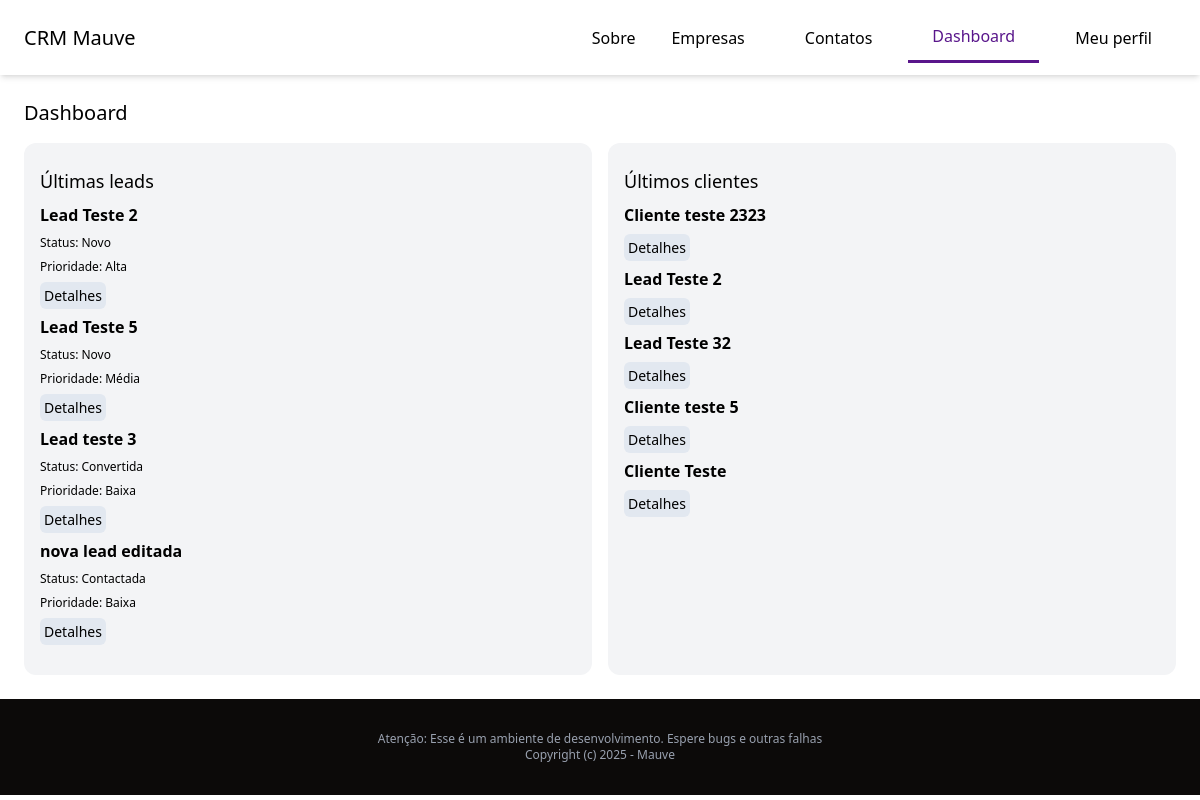
The page /dashboard/ (signed in) on the database its author committed.
### lead/models.py (models this page shows, shortened)
class Lead(models.Model):
    LOW = 'baixa'
    MEDIUM = 'media'
    HIGH = 'alta'
    CHOICES_PRIORITY = [
        (LOW, 'Baixa'),
        (MEDIUM, 'Média'),
        (HIGH, 'Alta')
    ]
    NOVO = 'novo'
    CONT = 'contactada'
    CONV = 'convertida'
    PERD = 'perdida'
    CHOICES_STATUS = [
        (NOVO, 'Novo'),
        (CONT, 'Contactada'),
        (CONV, 'Convertida'),
        (PERD, 'Perdida'),
    ]
    team = models.ForeignKey(Team, related_name='leads', on_delete=models.CASCADE)
    nome = models.CharField(max_length=255)
    email = models.EmailField()
    sobre = models.CharField(blank=True, null=True)
    prioridade = models.CharField(max_length=10, choices=CHOICES_PRIORITY, default=MEDIUM)
    status = models.CharField(max_length=10, choices=CHOICES_STATUS, default=NOVO)
    convertida_para_client = models.BooleanField(default=False)
    criada_por = models.ForeignKey(User, related_name='leads', on_delete=models.CASCADE)
    criada_em = models.DateTimeField(auto_now_add=True)
    modificada_em = models.DateTimeField(auto_now=True)
    class Meta:
        ordering = ('nome',)

### client/models.py (models this page shows, shortened)
class Client(models.Model):
    team = models.ForeignKey(Team, related_name='clients', on_delete=models.CASCADE)
    nome = models.CharField(max_length=255)
    email = models.EmailField()
    sobre = models.CharField(blank=True, null=True)
    criado_por = models.ForeignKey(User, related_name='clients', on_delete=models.CASCADE)
    criado_em = models.DateTimeField(auto_now_add=True)
    modificado_em = models.DateTimeField(auto_now=True)
    class Meta:
        ordering = ('nome',)

### dashboard/views.py (the view)
# urls.py: path('', views.dashboard, name='index'),
@login_required
def dashboard(request):
    team = Team.objects.filter(criado_por=request.user)[0]
    leads = Lead.objects.filter(team=team, convertida_para_client=False).order_by('-criada_em')[0:5]
    clients = Client.objects.filter(team=team).order_by('-criado_em')[0:5]
    return render(request, 'dashboard/dashboard.html', {
        'leads': leads,
        'clients': clients,
    })

### dashboard/templates/dashboard/dashboard.html (shortened to what this page needs)
{% extends 'core/base.html' %}
{% block content %}
    <div class="py-6 px-6">
        <h1 class="mb-4 text-xl">Dashboard</h1>
        <div class="flex space-x-4">
            <div class="w-1/2 px-4 py-6 bg-gray-100 rounded-xl leads">
                <h2 class="text-lg mb-2">Últimas leads</h2>
                {% for lead in leads %}
                    <div class="lead mb-2">
                        <div class="space-y-2">
                            <h3 class="font-semibold" >{{ lead.nome }}</h3>
                            <p class="text-xs">Status: {{ lead.get_status_display }}</p>
                            <p class="text-xs">Prioridade: {{ lead.get_prioridade_display }}</p>
                            <a href="{% url 'leads:sobre' lead.pk %}" class="py-1 px-1 text-sm bg-slate-200 rounded-md hover:bg-slate-300">Detalhes</a>
                        </div>
                    </div>
                {% endfor %}
            </div>
            <div class="w-1/2 px-4 py-6 bg-gray-100 rounded-xl clients">
                <h2 class="text-lg mb-2">Últimos clientes</h2>
                {% for client in clients %}
                    <div class="client mb-2">
                        <div class="space-y-2">
                            <h3 class="font-semibold">{{ client.nome }}</h3>
                            <a href="{% url 'clients:sobre' client.pk %}" class="py-1 px-1 text-sm bg-slate-200 rounded-md hover:bg-slate-300">Detalhes</a>
                        </div>
                    </div>
                {% endfor %}
            </div>
        </div>
    </div>
{% endblock %}

### rows shown on the page
Lead: nome "Lead Teste 2", status "Novo", prioridade "Alta"
Lead: nome "Lead Teste 5", status "Novo", prioridade "Média"
Lead: nome "Lead teste 3", status "Convertida", prioridade "Baixa"
Lead: nome "nova lead editada", status "Contactada", prioridade "Baixa"
Client: nome "Cliente teste 2323"
Client: nome "Lead Teste 2"
Client: nome "Lead Teste 32"
Client: nome "Cliente teste 5"
Client: nome "Cliente Teste"
